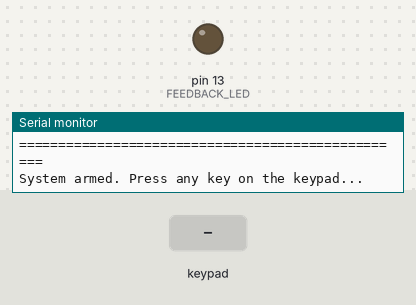
A sketch run on a simulated Arduino Uno, built with avr-gcc and run on an emulated ATmega328P. Shown: output pins drawn as LEDs (lit = HIGH), the last lines printed to the serial monitor. Dashed ring = blinking. Inputs (shaded band) come from the test bench.

Above: at 1.3 s.
1.4 s: keypad keys 9 8 7 6 pressed 0.4 s apart
At 1.85 s:
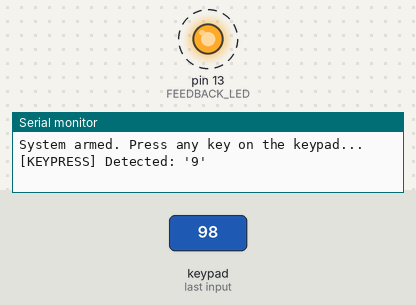
4.5 s: key 'A' pressed
At 5.8 s:
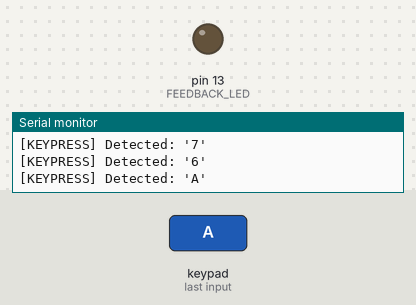
6.1 s: key 'B' pressed
At 7.2 s:
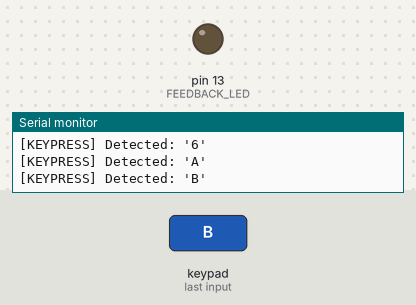
7.7 s: keypad keys 9 8 7 6 # pressed 0.4 s apart
At 7.95 s:
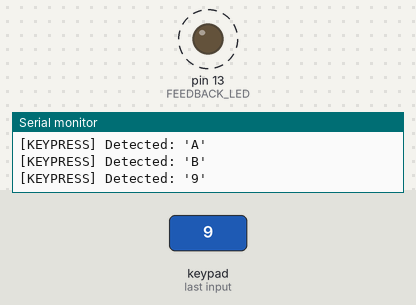
11.2 s: key 'C' pressed
At 12.2 s:
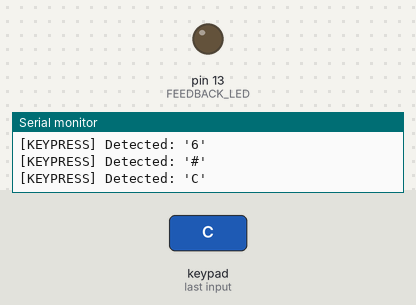
12.8 s: keypad keys 9 8 7 6 * pressed 0.4 s apart
At 13.05 s:
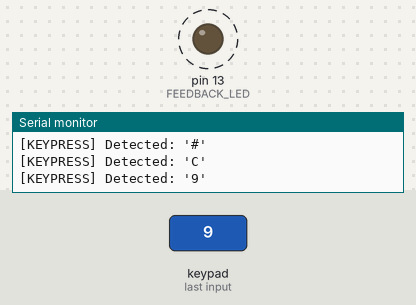
Timing chart, 0 to 16.0 s (numbered marks = the images above; inputs shaded):
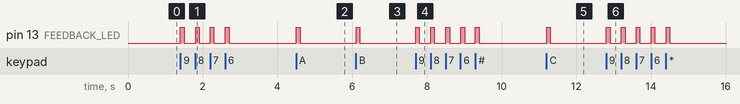

Measured:
- after the input at 1.4 s, pin 13 (FEEDBACK_LED): alternates HIGH for 0.10 s and LOW for 0.30 s, 8 changes in all, then stays LOW, starting at once
- after the input at 4.5 s, pin 13 (FEEDBACK_LED): LOW → HIGH at once, → LOW 0.10 s later
- after the input at 6.1 s, pin 13 (FEEDBACK_LED): LOW → HIGH at once, → LOW 0.10 s later
- after the input at 7.7 s, pin 13 (FEEDBACK_LED): alternates HIGH for 0.10 s and LOW for 0.30 s, 10 changes in all, then stays LOW, starting at once
- after the input at 11.2 s, pin 13 (FEEDBACK_LED): LOW → HIGH at once, → LOW 0.10 s later
- after the input at 12.8 s, pin 13 (FEEDBACK_LED): alternates HIGH for 0.10 s and LOW for 0.30 s, 10 changes in all, then stays LOW, starting at once

The sketch:

Day_14_Keypad_Interfacing.ino
```cpp
/*
 * 100 Projects with Arduino - Day 14
 * Project: 4x4 Membrane Keypad Interfacing (Matrix Multiplexing)
 *
 * DESCRIPTION:
 * This project interfaces a 4x4 matrix membrane keypad with the Arduino. It reads keypresses
 * and outputs them to the Serial Monitor. To match professional programming practices:
 * 1. The code utilizes the standard Keypad library, which handles matrix scanning and key
 * debouncing in a clean, non-blocking manner.
 * 2. An onboard LED (Pin 13) is used to provide instant visual tactile feedback for every keypress.
 *
 * THEORY OF OPERATION:
 * 1. Row-Column Multiplexing: A standard 4x4 keypad has 16 buttons. If we connected each button
 *    to an individual Arduino pin, it would consume 16 pins, leaving no space for displays or
 * motors. Instead, we place the buttons in a 4x4 grid (Matrix), tying row contacts together and
 * column contacts together, requiring only 8 pins (4 rows + 4 columns).
 *
 *        Row 1 Pin ----- (1) --- (2) --- (3) --- (A)
 *                         |       |       |       |
 *        Row 2 Pin ----- (4) --- (5) --- (6) --- (B)
 *                         |       |       |       |
 *                         |       |       |       |
 *                      Col 1   Col 2   Col 3   Col 4
 *                       Pin     Pin     Pin     Pin
 *
 * 2. Active Matrix Scanning: The microcontroller constantly scans the matrix:
 *    - It configures all column pins as inputs with internal pull-up resistors (default HIGH).
 *    - It pulls Row 1 pin LOW (0V) while keeping Rows 2, 3, and 4 HIGH (5V).
 *    - It reads the columns. If Column 2 pin is read as LOW, it means the button at Row 1, Column 2
 *      (key '2') has been pressed, completing the electrical circuit to GND.
 *    - It repeats this for every row hundreds of times a second.
 *
 * WIRING:
 * Looking at the 8-pin female connector of the 4x4 membrane keypad from left to right:
 * - Pins 1 to 4: Rows (Row 1, Row 2, Row 3, Row 4)
 * - Pins 5 to 8: Columns (Col 1, Col 2, Col 3, Col 4)
 *
 * Connection Table:
 * - Keypad Pin 1 (Row 1) -> Arduino Pin 9
 * - Keypad Pin 2 (Row 2) -> Arduino Pin 8
 * - Keypad Pin 3 (Row 3) -> Arduino Pin 7
 * - Keypad Pin 4 (Row 4) -> Arduino Pin 6
 * - Keypad Pin 5 (Col 1) -> Arduino Pin 5
 * - Keypad Pin 6 (Col 2) -> Arduino Pin 4
 * - Keypad Pin 7 (Col 3) -> Arduino Pin 3
 * - Keypad Pin 8 (Col 4) -> Arduino Pin 2
 *
 * LIBRARY REQUIREMENT:
 * This code requires the "Keypad" library by Mark Stanley and Alexander Brevig.
 * Install it via the Arduino IDE Library Manager (Manage Libraries -> search "Keypad").
 */

#include <Keypad.h>  // Include the Matrix Keypad scanning library

// --- PIN AND MATRIX DEFINITIONS ---
const byte ROWS = 4;  // Four rows in the matrix
const byte COLS = 4;  // Four columns in the matrix

// Define the symbols on the buttons of the keypads
char hexaKeys[ROWS][COLS] = {
    {'1', '2', '3', 'A'}, {'4', '5', '6', 'B'}, {'7', '8', '9', 'C'}, {'*', '0', '#', 'D'}};

// Connect Keypad Row 1, Row 2, Row 3, Row 4 to these Arduino pins
byte rowPins[ROWS] = {9, 8, 7, 6};

// Connect Keypad Col 1, Col 2, Col 3, Col 4 to these Arduino pins
byte colPins[COLS] = {5, 4, 3, 2};

// Initialize an instance of class NewKeypad
Keypad customKeypad = Keypad(makeKeymap(hexaKeys), rowPins, colPins, ROWS, COLS);

// --- PIN DEFINITIONS ---
const int FEEDBACK_LED = 13;  // Onboard LED for keypress confirmation feedback

void setup() {
  // Initialize Serial Monitor
  Serial.begin(9600);

  // Configure feedback LED
  pinMode(FEEDBACK_LED, OUTPUT);
  digitalWrite(FEEDBACK_LED, LOW);

  Serial.println("==================================================");
  Serial.println("Day 14: 4x4 Membrane Keypad Matrix Scanner");
  Serial.println("==================================================");
  Serial.println("System armed. Press any key on the keypad...");
}

void loop() {
  // Step 1: Query the keypad for any key activity (non-blocking scan)
  // getKey() returns 0 (NO_KEY) if no buttons are actively pressed,
  // or the character of the pressed key (e.g. '5', 'A', etc.)
  char customKey = customKeypad.getKey();

  // Step 2: Handle keypress events
  if (customKey) {
    // Visual indicator: Flash the feedback LED for 100ms (blocking flash is acceptable for simple
    // feedback, but in large loops we use a millis LED timer. Here we keep it simple for immediate
    // response)
    digitalWrite(FEEDBACK_LED, HIGH);
    delay(100);
    digitalWrite(FEEDBACK_LED, LOW);

    // Log keypress to Serial Monitor
    Serial.print("[KEYPRESS] Detected: '");
    Serial.print(customKey);
    Serial.println("'");
  }

  // Non-blocking architecture: no delay() in the main loop means this runs at maximum CPU speed.
}
```
